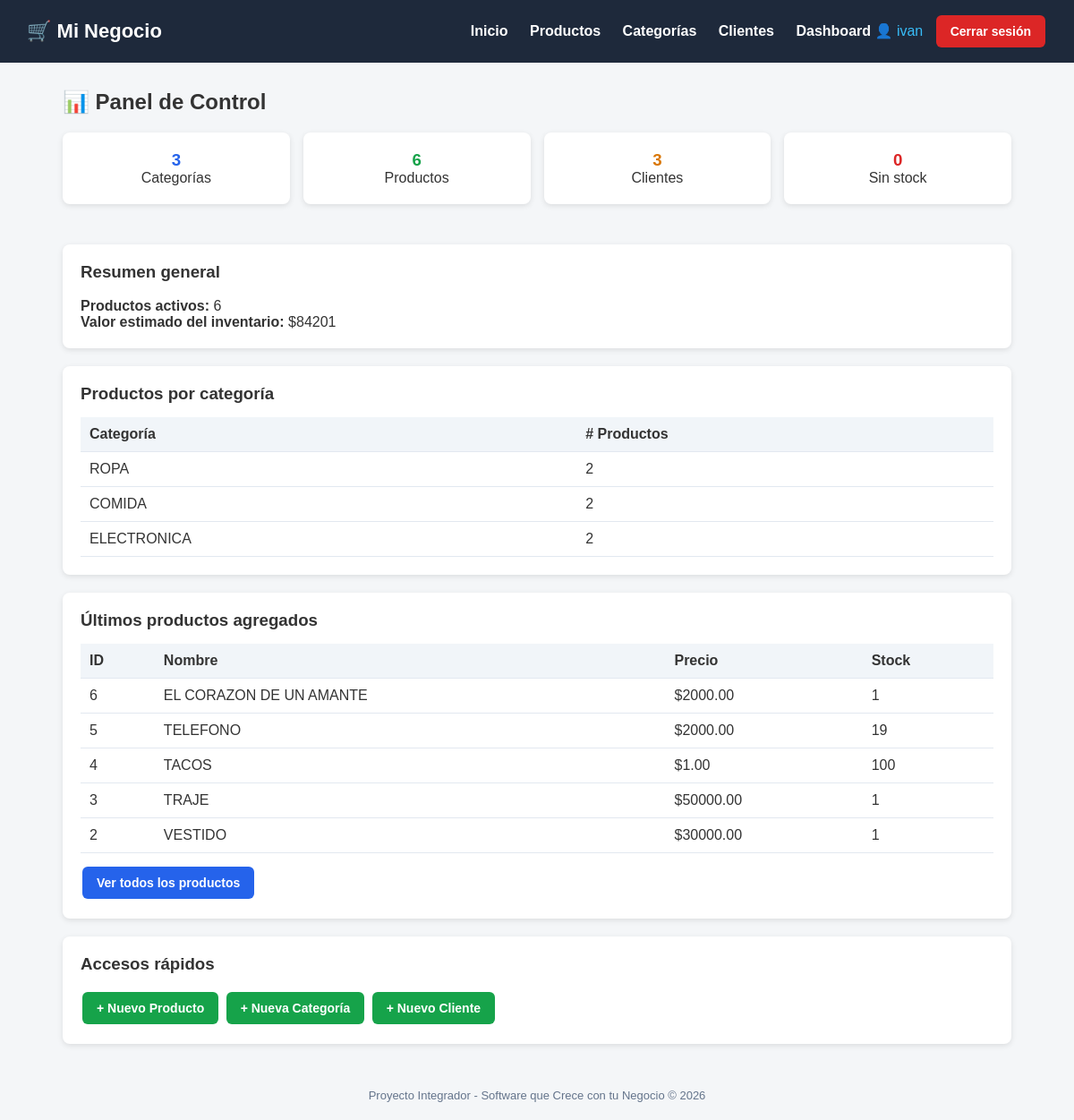
The page /dashboard/ (signed in) on the database its author committed.
### tienda/models.py (models this page shows, shortened)
class Categoria(models.Model):
    nombre = models.CharField(max_length=100)
    descripcion = models.TextField(blank=True, null=True)
    class Meta:
        verbose_name = "Categoria"
        verbose_name_plural = "Categorías"

class Producto(models.Model):
    nombre = models.CharField(max_length=200)
    descripcion = models.TextField(blank=True, null=True)
    precio = models.DecimalField(max_digits=10, decimal_places=2)
    stock = models.IntegerField(default=0)
    categoria = models.ForeignKey(Categoria, on_delete=models.CASCADE)
    fecha_creacion = models.DateTimeField(auto_now_add=True)
    activo = models.BooleanField(default=True)
    class Meta:
        verbose_name = "Producto"
        verbose_name_plural = "Productos"
        ordering = ["nombre"]

### tienda/views.py (the view)
# urls.py: path("dashboard/", views.dashboard, name="dashboard"),  # <-- AQUÍ AGREGAS TU NUEVA RUTA
@login_required
def dashboard(request):
    total_categorias = Categoria.objects.count()
    total_productos = Producto.objects.count()
    total_clientes = Cliente.objects.count()
    productos_activos = Producto.objects.filter(activo=True).count()
    productos_sin_stock = Producto.objects.filter(stock=0).count()
    valor_inventario = (
        Producto.objects.aggregate(total=Sum("precio"))["total"] or 0
    )
    ultimos_productos = Producto.objects.order_by("-id")[:5]
    por_categoria = (
        Categoria.objects.annotate(num_productos=Count("producto")).order_by(
            "-num_productos"
        )
    )
    context = {
        "total_categorias": total_categorias,
        "total_productos": total_productos,
        "total_clientes": total_clientes,
        "productos_activos": productos_activos,
        "productos_sin_stock": productos_sin_stock,
        "valor_inventario": valor_inventario,
        "ultimos_productos": ultimos_productos,
        "por_categoria": por_categoria,
    }
    return render(request, "tienda/dashboard.html", context)

### tienda/templates/tienda/dashboard.html (shortened to what this page needs)
{% extends 'base.html' %}
{% block content %}
    <h2 style="margin-bottom: 20px;">📊 Panel de Control</h2>
    <div style="display: grid; grid-template-columns: repeat(auto-fit, minmax(200px, 1fr)); gap: 15px; margin-bottom: 25px;">
        <div class="card" style="text-align: center;">
            <h3 style="color: #2563eb;">{{ total_categorias }}</h3>
            <p>Categorías</p>
        </div>
        <div class="card" style="text-align: center;">
            <h3 style="color: #16a34a;">{{ total_productos }}</h3>
            <p>Productos</p>
        </div>
        <div class="card" style="text-align: center;">
            <h3 style="color: #d97706;">{{ total_clientes }}</h3>
            <p>Clientes</p>
        </div>
        <div class="card" style="text-align: center;">
            <h3 style="color: #dc2626;">{{ productos_sin_stock }}</h3>
            <p>Sin stock</p>
        </div>
    </div>
    <div class="card">
        <h3>Resumen general</h3>
        <br>
        <p><strong>Productos activos:</strong> {{ productos_activos }}</p>
        <p><strong>Valor estimado del inventario:</strong> ${{ valor_inventario }}</p>
    </div>
    <div class="card">
        <h3>Productos por categoría</h3>
        <table>
            <thead>
                <tr>
                    <th>Categoría</th>
                    <th># Productos</th>
                </tr>
            </thead>
            <tbody>
                {% for cat in por_categoria %}
                    <tr>
                        <td>{{ cat.nombre }}</td>
                        <td>{{ cat.num_productos }}</td>
                    </tr>
                {% empty %}
                    <tr>
                        <td colspan="2">No hay categorías registradas.</td>
                    </tr>
                {% endfor %}
            </tbody>
        </table>
    </div>
    <div class="card">
        <h3>Últimos productos agregados</h3>
        <table>
            <thead>
                <tr>
                    <th>ID</th>
                    <th>Nombre</th>
                    <th>Precio</th>
                    <th>Stock</th>
                </tr>
            </thead>
            <tbody>
                {% for p in ultimos_productos %}
                    <tr>
                        <td>{{ p.id }}</td>
                        <td>{{ p.nombre }}</td>
                        <td>${{ p.precio }}</td>
                        <td>{{ p.stock }}</td>
                    </tr>
                {% empty %}
                    <tr>
                        <td colspan="4">No hay productos registrados.</td>
                    </tr>
                {% endfor %}
            </tbody>
        </table>
        <a href="{% url 'lista_productos' %}" class="btn btn-primary" style="margin-top: 15px;">Ver todos los productos</a>
    </div>
    <div class="card">
        <h3>Accesos rápidos</h3>
        <br>
        <a href="{% url 'crear_producto' %}" class="btn btn-success">+ Nuevo Producto</a>
        <a href="{% url 'crear_categoria' %}" class="btn btn-success">+ Nueva Categoría</a>
        <a href="{% url 'crear_cliente' %}" class="btn btn-success">+ Nuevo Cliente</a>
    </div>
{% endblock %}

### tienda/templates/base.html (shortened to what this page needs)
<!DOCTYPE html>
<html lang="es">
<head>
</head>
<body>
    <header>
        <h1>🛒 Mi Negocio</h1>
        <nav>
            <a href="{% url 'inicio' %}">Inicio</a>
            <a href="{% url 'lista_productos' %}">Productos</a>
            <a href="{% url 'lista_categorias' %}">Categorías</a>
            <a href="{% url 'lista_clientes' %}">Clientes</a>
            {% if user.is_authenticated %}
                <a href="{% url 'dashboard' %}">Dashboard</a>
                <span style="color: #38bdf8;">👤 {{ user.username }}</span>
                <form action="{% url 'logout' %}" method="post" style="display: inline;">
                    <button type="submit" class="btn btn-danger" style="margin-left: 10px;">Cerrar sesión</button>
                </form>
            {% else %}
                <a href="{% url 'login' %}">Iniciar sesión</a>
            {% endif %}
        </nav>
    </header>
    <div class="container">
        {% block content %}{% endblock %}
    </div>
    <footer>
        Proyecto Integrador - Software que Crece con tu Negocio &copy; {% now "Y" %}
    </footer>
</body>
</html>

### tienda/templates/base.html (style rules this page uses)
* { margin: 0; padding: 0; box-sizing: border-box; }
body { font-family: Arial, sans-serif; background: #f4f6f8; color: #333; }
header { background: #1e293b; color: #fff; padding: 15px 30px; display: flex; justify-content: space-between; align-items: center; }
header h1 { font-size: 22px; }
header nav a { color: #fff; text-decoration: none; margin-left: 20px; font-weight: bold; }
.container { max-width: 1100px; margin: 30px auto; padding: 0 20px; }
.card { background: #fff; border-radius: 8px; padding: 20px; box-shadow: 0 2px 6px rgba(0,0,0,0.1); margin-bottom: 20px; }
.btn { display: inline-block; padding: 10px 16px; border-radius: 6px; text-decoration: none; color: #fff; font-weight: bold; border: none; cursor: pointer; font-size: 14px; margin: 2px; }
.btn-primary { background: #2563eb; }
.btn-success { background: #16a34a; }
.btn-danger { background: #dc2626; }
table { width: 100%; border-collapse: collapse; margin-top: 15px; }
th, td { padding: 10px; text-align: left; border-bottom: 1px solid #e2e8f0; }
th { background: #f1f5f9; }
footer { text-align: center; padding: 20px; color: #64748b; font-size: 13px; }

### rows shown on the page
Categoria: nombre "ROPA", num_productos "2"
Categoria: nombre "COMIDA", num_productos "2"
Categoria: nombre "ELECTRONICA", num_productos "2"
Producto: id "6", nombre "EL CORAZON DE UN AMANTE", precio "2000.00", stock "1"
Producto: id "5", nombre "TELEFONO", precio "2000.00", stock "19"
Producto: id "4", nombre "TACOS", precio "1.00", stock "100"
Producto: id "3", nombre "TRAJE", precio "50000.00", stock "1"
Producto: id "2", nombre "VESTIDO", precio "30000.00", stock "1"

### other values the page prints
{{ user.username }} "ivan"
{{ total_categorias }} "3"
{{ total_productos }} "6"
{{ total_clientes }} "3"
{{ productos_sin_stock }} "0"
{{ productos_activos }} "6"
{{ valor_inventario }} "84201"
